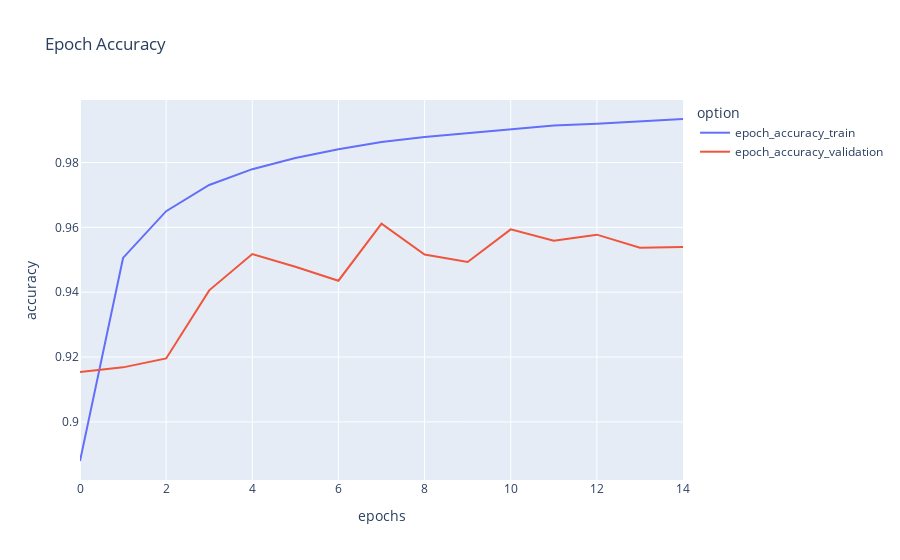

This figure's notebook cell:
### Code cell
metrics_df = plot_graph("accuracy")
metrics_df.plot(title="Epoch Accuracy", labels=dict(index="epochs", value="accuracy", variable="option"))

### Figure 1 — Plotly figure (JSON) as saved in the notebook; plotly's stock layout.template omitted (floating-point values rounded to 4 significant figures)
{"data": [{"hovertemplate": "option=epoch_accuracy_train<br>epochs=%{x}<br>accuracy=%{y}<extra></extra>", "legendgroup": "epoch_accuracy_train", "line": {"color": "#636efa", "dash": "solid"}, "mode": "lines", "name": "epoch_accuracy_train", "orientation": "v", "showlegend": true, "type": "scatter", "x": [0, 1, 2, 3, 4, 5, 6, 7, 8, 9, 10, 11, 12, 13, 14], "xaxis": "x", "y": [0.8879, 0.9506, 0.965, 0.9731, 0.9779, 0.9814, 0.9841, 0.9863, 0.9878, 0.989, 0.9902, 0.9914, 0.9919, 0.9927, 0.9934], "yaxis": "y"}, {"hovertemplate": "option=epoch_accuracy_validation<br>epochs=%{x}<br>accuracy=%{y}<extra></extra>", "legendgroup": "epoch_accuracy_validation", "line": {"color": "#EF553B", "dash": "solid"}, "mode": "lines", "name": "epoch_accuracy_validation", "orientation": "v", "showlegend": true, "type": "scatter", "x": [0, 1, 2, 3, 4, 5, 6, 7, 8, 9, 10, 11, 12, 13, 14], "xaxis": "x", "y": [0.9153, 0.9168, 0.9196, 0.9406, 0.9518, 0.9478, 0.9435, 0.9611, 0.9516, 0.9493, 0.9594, 0.9559, 0.9577, 0.9537, 0.9539], "yaxis": "y"}], "layout": {"legend": {"title": {"text": "option"}, "tracegroupgap": 0}, "title": {"text": "Epoch Accuracy"}, "xaxis": {"anchor": "y", "domain": [0, 1], "title": {"text": "epochs"}}, "yaxis": {"anchor": "x", "domain": [0, 1], "title": {"text": "accuracy"}}}}
